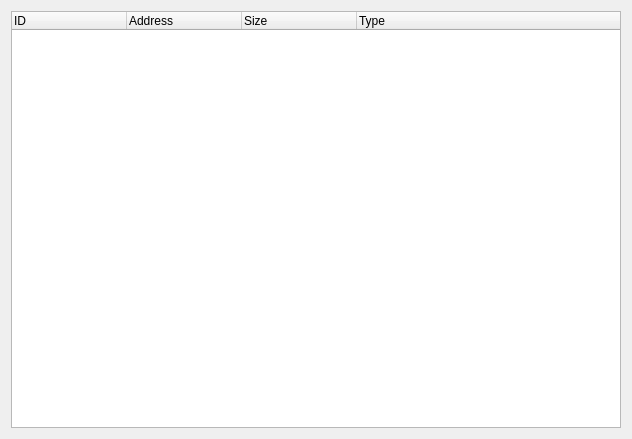
<?xml version="1.0" encoding="UTF-8"?>
<ui version="4.0">
 <class>XdbfDialog</class>
 <widget class="QDialog" name="XdbfDialog">
  <property name="geometry">
   <rect>
    <x>0</x>
    <y>0</y>
    <width>632</width>
    <height>439</height>
   </rect>
  </property>
  <property name="minimumSize">
   <size>
    <width>632</width>
    <height>439</height>
   </size>
  </property>
  <property name="windowTitle">
   <string>XDBF Viewer</string>
  </property>
  <property name="windowIcon">
   <iconset resource="Resources.qrc">
    <normaloff>:/Images/Leaner24.png</normaloff>:/Images/Leaner24.png</iconset>
  </property>
  <layout class="QVBoxLayout" name="verticalLayout">
   <item>
    <widget class="QTreeWidget" name="treeWidget">
     <property name="alternatingRowColors">
      <bool>true</bool>
     </property>
     <property name="selectionMode">
      <enum>QAbstractItemView::ExtendedSelection</enum>
     </property>
     <attribute name="headerDefaultSectionSize">
      <number>115</number>
     </attribute>
     <column>
      <property name="text">
       <string>ID</string>
      </property>
     </column>
     <column>
      <property name="text">
       <string>Address</string>
      </property>
     </column>
     <column>
      <property name="text">
       <string>Size</string>
      </property>
     </column>
     <column>
      <property name="text">
       <string>Type</string>
      </property>
     </column>
    </widget>
   </item>
  </layout>
 </widget>
 <resources>
  <include location="Resources.qrc"/>
 </resources>
 <connections/>
</ui>
